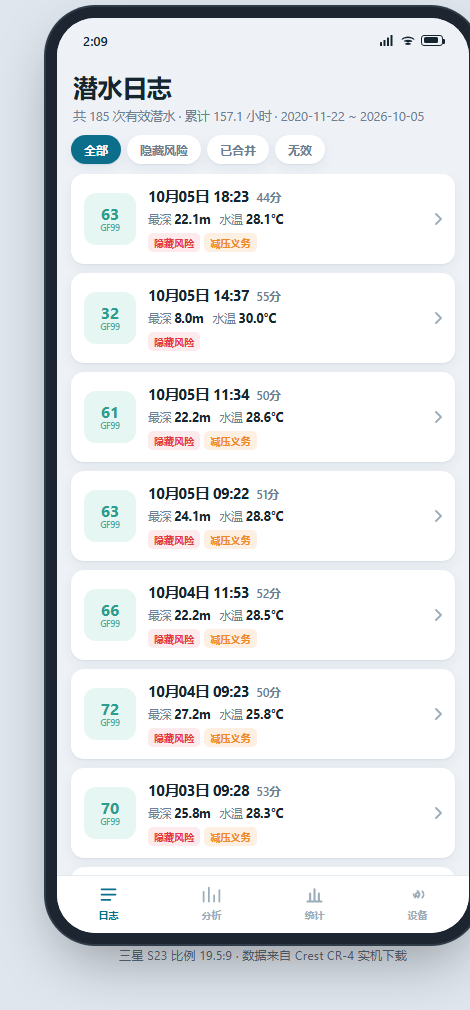
#> input picture web/shots/01-dives.png, 470 x 1010 px
$ python make_icons.py ../web/shots/01-dives.png ../web/shots/02-analysis.png
#> lines starting #> are read from the running program, lines starting #| are printed output that depends on the picture
"""把一张方图生成 Android 启动器图标（圆角 / 圆形 / 自适应图标）。

一次性脚本，不参与构建。用法：
    python make_icons.py <源图片> <res 目录>
"""
import os
import sys

from PIL import Image, ImageDraw

SIZES = {
    "mipmap-mdpi": 48,
    "mipmap-hdpi": 72,
    "mipmap-xhdpi": 96,
    "mipmap-xxhdpi": 144,
    "mipmap-xxxhdpi": 192,
}
# 自适应图标前景层是 108dp 画布
FG_SIZES = {k: int(round(v * 108 / 48)) for k, v in SIZES.items()}
SS = 4  # supersampling，最后缩回去拿抗锯齿


def square(img: Image.Image) -> Image.Image:
    w, h = img.size
#> w = 470; h = 1010
    side = min(w, h)
#> side = 470
    return img.crop(((w - side) // 2, (h - side) // 2,
                     (w - side) // 2 + side, (h - side) // 2 + side))
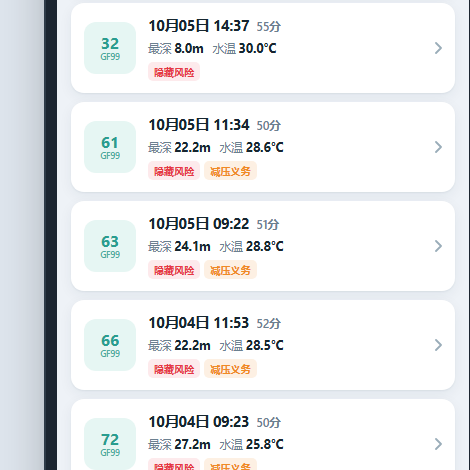
#> returned value: PIL image 470x470 RGB; mean R, G, B 233.7, 235.3, 236.7


def rounded_mask(size: int, radius_ratio: float) -> Image.Image:
    big = size * SS
    m = Image.new("L", (big, big), 0)
    ImageDraw.Draw(m).rounded_rectangle(
        (0, 0, big - 1, big - 1), radius=int(big * radius_ratio), fill=255
    )
    return m.resize((size, size), Image.LANCZOS)


def circle_mask(size: int) -> Image.Image:
    big = size * SS
    m = Image.new("L", (big, big), 0)
    ImageDraw.Draw(m).ellipse((0, 0, big - 1, big - 1), fill=255)
    return m.resize((size, size), Image.LANCZOS)


def main() -> None:
    src, res = sys.argv[1], sys.argv[2]
    img = square(Image.open(src).convert("RGB"))
    # 背景色取四个角的中位数：图片边缘就是它的"底色"
    corner = img.getpixel((2, 2))
#> corner = (221, 228, 236)
    print("corner color:", "#%02X%02X%02X" % corner)
#| corner color: #DDE4EC

    for folder, size in SIZES.items():
        out = os.path.join(res, folder)
        os.makedirs(out, exist_ok=True)

        def compose(ratio: float) -> Image.Image:
            """先填底色、再把图缩到 ratio 居中贴进去。

            图案本身贴到画布边上，直接套遮罩会把白色圆环/齿轮齿切掉。
            """
            canvas = Image.new("RGB", (size, size), corner)
            inner = max(1, int(round(size * ratio)))
            canvas.paste(img.resize((inner, inner), Image.LANCZOS),
                         ((size - inner) // 2, (size - inner) // 2))
            return canvas

        rounded = compose(0.90).convert("RGBA")
        rounded.putalpha(rounded_mask(size, 0.22))
        rounded.save(os.path.join(out, "ic_launcher.png"))

        # 圆形图标四面都要切，齿轮齿比白环还外一圈，所以留更多边
        circle = compose(0.74).convert("RGBA")
        circle.putalpha(circle_mask(size))
        circle.save(os.path.join(out, "ic_launcher_round.png"))

        # 自适应前景：只留白色图案、底透明，背景色交给 background 层。
        # 原来是把整张图（含蓝底）贴进去，底色和画布填充色有细微色差，
        # 缩略图上看得出一个方框。改成"亮度当 alpha"的白剪影就干净了。
        fg_size = FG_SIZES[folder]
        inner = max(1, int(round(fg_size * 0.64)))
        scaled = img.resize((inner, inner), Image.LANCZOS)
        gray = scaled.convert("L")
        # 蓝底亮度约 60、白图案约 250：90 以下全透明，200 以上全不透明
        alpha = gray.point(lambda v: 0 if v < 90 else min(255, (v - 90) * 255 // 110))
        fg = Image.new("RGBA", (fg_size, fg_size), (255, 255, 255, 0))
        white = Image.new("RGBA", (inner, inner), (255, 255, 255, 255))
        white.putalpha(alpha)
        fg.paste(white, ((fg_size - inner) // 2, (fg_size - inner) // 2))
        fg.save(os.path.join(out, "ic_launcher_foreground.png"))
#> this loop made 5 passes
#> pass 1, in compose, `canvas = Image.new("RGB", (size, size), corner)`:
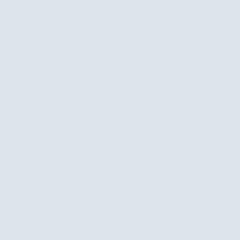
#> canvas: PIL image 48x48 RGB (shown 5 times larger); mean R, G, B 221, 228, 236
#> pass 1, in main, `rounded = compose(0.90).convert("RGBA")`:
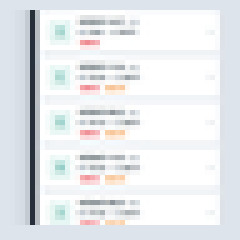
#> rounded: PIL image 48x48 RGBA (shown 5 times larger); mean R, G, B, A 231.1, 233.8, 236.5, 255
#> after the loop:
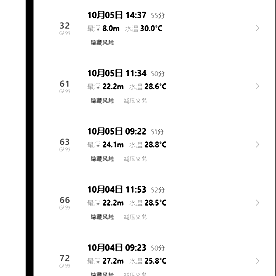
#> alpha: PIL image 276x276 L; min 0, max 255, mean 240.6
#> after the loop:
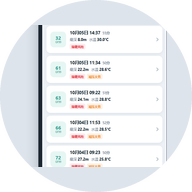
#> circle: PIL image 192x192 RGBA; mean R, G, B, A 227.8, 231.8, 236.3, 200.2; transparent parts drawn white
#> after the loop:
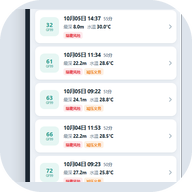
#> rounded: PIL image 192x192 RGBA; mean R, G, B, A 231, 233.6, 236.3, 244.4; transparent parts drawn white

    anydpi = os.path.join(res, "mipmap-anydpi-v26")
    os.makedirs(anydpi, exist_ok=True)
    for name in ("ic_launcher.xml", "ic_launcher_round.xml"):
        with open(os.path.join(anydpi, name), "w", encoding="utf-8", newline="\n") as f:
            f.write(
                '<?xml version="1.0" encoding="utf-8"?>\n'
                '<adaptive-icon xmlns:android="http://schemas.android.com/apk/res/android">\n'
                '    <background android:drawable="@drawable/ic_launcher_bg" />\n'
                '    <foreground android:drawable="@mipmap/ic_launcher_foreground" />\n'
                '</adaptive-icon>\n'
            )

    values = os.path.join(res, "values")
    os.makedirs(values, exist_ok=True)
    with open(os.path.join(values, "ic_launcher_bg.xml"), "w",
              encoding="utf-8", newline="\n") as f:
        f.write(
            '<?xml version="1.0" encoding="utf-8"?>\n'
            '<resources>\n'
            '    <color name="ic_launcher_background">#%02X%02X%02X</color>\n'
            '</resources>\n' % corner
        )
    drawable = os.path.join(res, "drawable")
    os.makedirs(drawable, exist_ok=True)
    with open(os.path.join(drawable, "ic_launcher_bg.xml"), "w",
              encoding="utf-8", newline="\n") as f:
        f.write(
            '<?xml version="1.0" encoding="utf-8"?>\n'
            '<shape xmlns:android="http://schemas.android.com/apk/res/android"\n'
            '    android:shape="rectangle">\n'
            '    <solid android:color="@color/ic_launcher_background" />\n'
            '</shape>\n'
        )
    print("done")


if __name__ == "__main__":
    main()

$ run again, on web/shots/03-stats.png
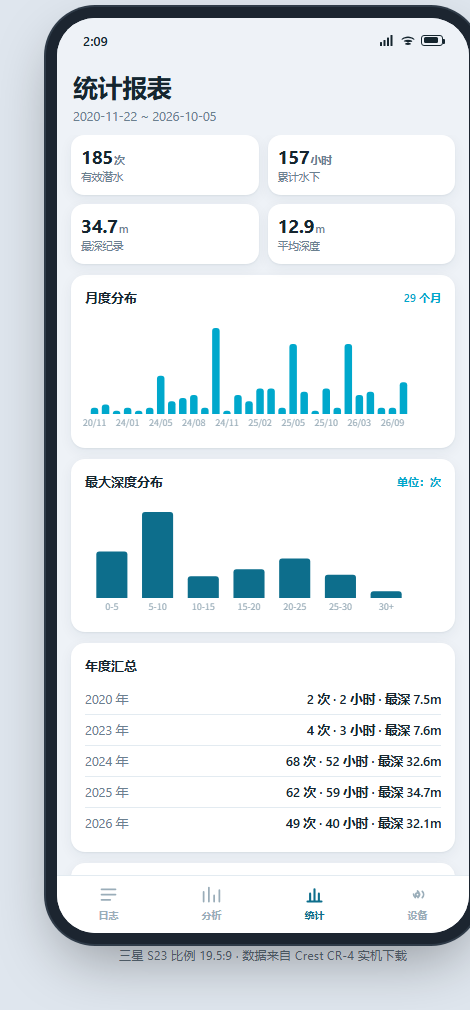
#> input picture web/shots/03-stats.png, 470 x 1010 px
#> w = 470; h = 1010
#> side = 470
#> corner = (221, 228, 236)
#| corner color: #DDE4EC
#> after the loop in main, `for folder, size in SIZES.items():`:
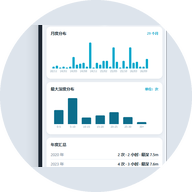
#> circle: PIL image 192x192 RGBA; mean R, G, B, A 223.4, 231.2, 236.8, 200.2; transparent parts drawn white
#> after the loop in main, `for folder, size in SIZES.items():`:
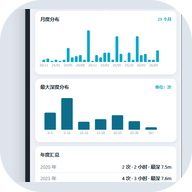
#> rounded: PIL image 192x192 RGBA; mean R, G, B, A 224.5, 232.8, 237.2, 244.4; transparent parts drawn white

$ run again, on web/shots/05-detail.png
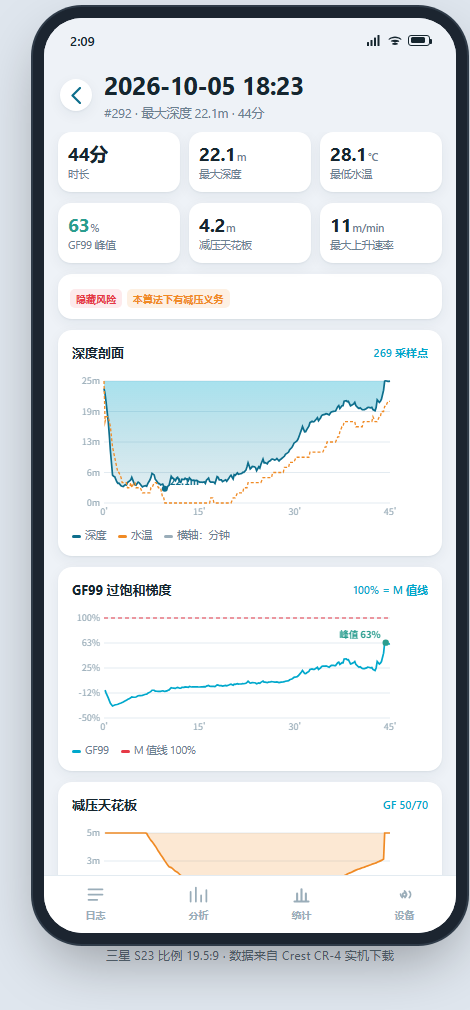
#> input picture web/shots/05-detail.png, 470 x 1010 px
#> w = 470; h = 1010
#> side = 470
#> corner = (217, 224, 232)
#| corner color: #D9E0E8
#> after the loop in main, `for folder, size in SIZES.items():`:
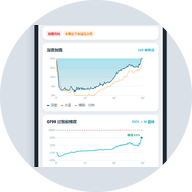
#> circle: PIL image 192x192 RGBA; mean R, G, B, A 222.2, 228.4, 233.4, 200.2; transparent parts drawn white
#> after the loop in main, `for folder, size in SIZES.items():`:
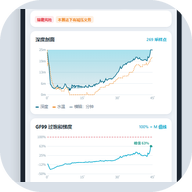
#> rounded: PIL image 192x192 RGBA; mean R, G, B, A 224.7, 230.6, 234.2, 244.4; transparent parts drawn white
